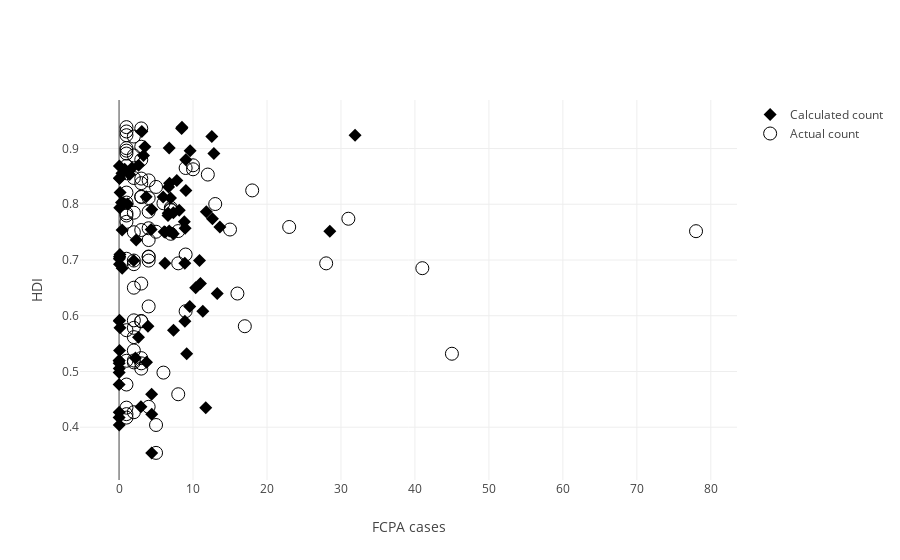

Notebook code for this chart:
### Code cell
import plotly.plotly as py
import plotly.graph_objs as go
trace1 = go.Scatter(
    x = df_hdi_with_all['Calc Count'],
    y = df_hdi_with_all['score'],
    text = df_hdi_with_all['Legend'],
    mode='markers',
    marker=dict(size=10, color='black', symbol='diamond'),
    name = 'Calculated count'
)

trace2 = go.Scatter(
    x = df_hdi_with_all['Count'],
    y = df_hdi_with_all['score'],
    text = df_hdi_with_all['Legend'],
    mode='markers',
    marker=dict(size=13, color ='black', symbol = "circle-open"),
    name = 'Actual count'
)

layout = go.Layout(
    xaxis=dict(
        title = 'FCPA cases'
    ),
    yaxis=dict(
        title = 'HDI'
    )
)
data = [trace1, trace2]
plotly.offline.init_notebook_mode(connected=True)

plotly.offline.iplot({'data':data, 'layout': layout}, filename='HDI vs fcpa', config={'showLink': False})

### Figure 1 — Plotly figure (JSON) as saved in the notebook; plotly's stock layout.template omitted (floating-point values rounded to 4 significant figures)
{"data": [{"marker": {"color": "black", "size": 10, "symbol": "diamond"}, "mode": "markers", "name": "Calculated count", "text": ["pm 11.0<br>cti 7.0<br>rt 8.0", "pm 2.0<br>cti 7.0<br>rt 8.0", "pm 2.0<br>cti 7.0<br>rt 8.0", "pm 0.0<br>cti 5.4<br>rt 7.6", "pm 10.0<br>cti 8.0<br>rt 8.0", "pm 4.0<br>cti 9.0<br>rt 7.0", "pm 2.0<br>cti 8.0<br>rt 8.0", "pm 13.0<br>cti 6.0<br>rt 8.0", "pm 14.0<br>cti 8.0<br>rt 8.0", "pm 4.0<br>cti 5.0<br>rt 8.0", "pm 7.0<br>cti 7.0<br>rt 7.0", "pm 3.0<br>cti 7.0<br>rt 7.0", "pm 0.0<br>cti 7.0<br>rt 8.0", "pm 1.0<br>cti 7.0<br>rt 7.0", "pm 0.0<br>cti 7.0<br>rt 8.0", "pm 0.0<br>cti 4.0<br>rt 6.0", "pm 0.0<br>cti 7.0<br>rt 6.0", "pm 0.0<br>cti 7.0<br>rt 7.0", "pm 0.0<br>cti 4.0<br>rt 5.0", "pm 10.0<br>cti 2.0<br>rt 6.0", "pm 9.0<br>cti 7.0<br>rt 6.0", "pm 9.0<br>cti 6.0<br>rt 5.0", "pm 11.0<br>cti 7.0<br>rt 5.0", "pm 0.0<br>cti 4.0<br>rt 6.0", "pm 5.0<br>cti 9.0<br>rt 0.0", "pm 8.0<br>cti 9.0<br>rt 5.0", "pm 9.0<br>cti 7.0<br>rt 7.0", "pm 0.0<br>cti 8.0<br>rt 4.0", "pm 0.0<br>cti 7.0<br>rt 8.0", "pm 1.0<br>cti 8.0<br>rt 7.0", "pm 0.0<br>cti 2.0<br>rt 7.0", "pm 4.0<br>cti 7.0<br>rt 5.0", "pm 11.0<br>cti 6.0<br>rt 7.0", "pm 16.0<br>cti 6.0<br>rt 5.0", "pm 10.0<br>cti 7.0<br>rt 0.0", "pm 9.0<br>cti 2.0<br>rt 6.0", "pm 9.0<br>cti 8.0<br>rt 6.0", "pm 14.0<br>cti 4.0<br>rt 6.2", "pm 12.0<br>cti 6.0<br>rt 6.0", "pm 13.0<br>cti 8.0<br>rt 5.0", "pm 12.0<br>cti 6.0<br>rt 4.0", "pm 5.0<br>cti 7.0<br>rt 6.0", "pm 0.0<br>cti 2.0<br>rt 5.0", "pm 9.0<br>cti 2.0<br>rt 6.0", "pm 13.0<br>cti 9.0<br>rt 6.0", "pm 8.0<br>cti 9.0<br>rt 6.0", "pm 8.0<br>cti 3.0<br>rt 6.0", "pm 9.0<br>cti 6.0<br>rt 6.0", "pm 3.0<br>cti 5.0<br>rt 0.0", "pm 0.0<br>cti 5.0<br>rt 8.0", "pm 0.0<br>cti 0.0<br>rt 0.0", "pm 0.0<br>cti 1.0<br>rt 0.0", "pm 0.0<br>cti 2.0<br>rt 2.0", "pm 14.0<br>cti 4.0<br>rt 0.0", "pm 2.0<br>cti 7.0<br>rt 6.0", "pm 8.0<br>cti 7.0<br>rt 3.0", "pm 10.0<br>cti 5.0<br>rt 6.0", "pm 0.0<br>cti 4.0<br>rt 6.0", "pm 0.0<br>cti 2.0<br>rt 0.0", "pm 15.0<br>cti 4.0<br>rt 4.0", "pm 14.0<br>cti 3.0<br>rt 7.0", "pm 13.0<br>cti 6.0<br>rt 7.0", "pm 13.0<br>cti 2.0<br>rt 0.0", "pm 15.0<br>cti 6.0<br>rt 0.0", "pm 0.0<br>cti 2.0<br>rt 0.0", "pm 0.0<br>cti 2.0<br>rt 0.0", "pm 12.0<br>cti 4.0<br>rt 0.0", "pm 5.0<br>cti 4.0<br>rt 0.0", "pm 0.0<br>cti 3.0<br>rt 0.0", "pm 10.0<br>cti 5.0<br>rt 0.0", "pm 3.0<br>cti 5.0<br>rt 0.0", "pm 0.0<br>cti 2.0<br>rt 4.0", "pm 11.0<br>cti 7.0<br>rt 0.0", "pm 3.0<br>cti 4.0<br>rt 0.0", "pm 0.0<br>cti 3.0<br>rt 2.0", "pm 0.0<br>cti 3.0<br>rt 0.0", "pm 5.0<br>cti 5.0<br>rt 4.0", "pm 0.0<br>cti 2.0<br>rt 0.0", "pm 0.0<br>cti 2.0<br>rt 0.0", "pm 0.0<br>cti 0.0<br>rt 0.0", "pm 0.0<br>cti 3.0<br>rt 0.0", "pm 6.0<br>cti 2.0<br>rt 0.0", "pm 4.0<br>cti 1.0<br>rt 0.0", "pm 16.0<br>cti 1.0<br>rt 0.0", "pm 0.0<br>cti 2.0<br>rt 0.0", "pm 6.0<br>cti 2.0<br>rt 0.0", "pm 0.0<br>cti 1.0<br>rt 0.0", "pm 0.0<br>cti 2.0<br>rt 0.0", "pm 6.0<br>cti 2.0<br>rt 0.0"], "type": "scatter", "uid": "14e5d6e4-ca11-11e8-aee3-c48e8ff48516", "x": [8.505, 8.461, 3.077, 31.91, 12.54, 3.488, 6.78, 9.61, 12.82, 3.305, 9.025, 2.648, 0.03909, 1.744, 0.7627, 0.3883, 1.425, 0.06011, 0.06237, 7.806, 6.828, 6.695, 9.037, 0.1475, 3.67, 5.959, 6.955, 0.3284, 0.6171, 1.145, 0.09242, 4.419, 8.136, 11.79, 7.347, 6.644, 6.62, 12.62, 8.823, 13.63, 8.929, 4.346, 0.4172, 6.774, 28.49, 6.105, 6.239, 7.323, 2.314, 0.1155, 0.07968, 0.09037, 0.03788, 10.88, 1.986, 6.202, 8.89, 0.06242, 0.4253, 11.01, 10.36, 13.27, 9.554, 11.33, 0.06499, 0.02821, 8.902, 3.902, 0.1235, 7.358, 2.632, 0.06707, 9.143, 2.211, 0.007858, 0.0205, 3.709, 0.01692, 0.02909, 0.01634, 0.008077, 4.406, 2.959, 11.72, 0.02205, 4.418, 0.005568, 0.02901, 4.409], "y": [0.9384, 0.936, 0.9306, 0.9239, 0.9215, 0.9032, 0.9008, 0.8962, 0.891, 0.8876, 0.8798, 0.8699, 0.8688, 0.8651, 0.8628, 0.8556, 0.8533, 0.8471, 0.8461, 0.8429, 0.8378, 0.8311, 0.8248, 0.821, 0.8137, 0.813, 0.8112, 0.8031, 0.8018, 0.8004, 0.7939, 0.7906, 0.7893, 0.7867, 0.7849, 0.7839, 0.7798, 0.774, 0.7685, 0.7592, 0.757, 0.7547, 0.7538, 0.7519, 0.7517, 0.7507, 0.7498, 0.747, 0.7358, 0.7098, 0.7063, 0.7056, 0.7022, 0.699, 0.6989, 0.694, 0.694, 0.6925, 0.6853, 0.6577, 0.6503, 0.6398, 0.6167, 0.6082, 0.5917, 0.5906, 0.5899, 0.5812, 0.5783, 0.574, 0.5616, 0.5377, 0.5318, 0.5239, 0.5196, 0.5192, 0.5163, 0.5146, 0.5051, 0.4979, 0.4766, 0.4591, 0.4366, 0.4351, 0.4269, 0.4234, 0.4172, 0.404, 0.3539]}, {"marker": {"color": "black", "size": 13, "symbol": "circle-open"}, "mode": "markers", "name": "Actual count", "text": ["pm 11.0<br>cti 7.0<br>rt 8.0", "pm 2.0<br>cti 7.0<br>rt 8.0", "pm 2.0<br>cti 7.0<br>rt 8.0", "pm 0.0<br>cti 5.4<br>rt 7.6", "pm 10.0<br>cti 8.0<br>rt 8.0", "pm 4.0<br>cti 9.0<br>rt 7.0", "pm 2.0<br>cti 8.0<br>rt 8.0", "pm 13.0<br>cti 6.0<br>rt 8.0", "pm 14.0<br>cti 8.0<br>rt 8.0", "pm 4.0<br>cti 5.0<br>rt 8.0", "pm 7.0<br>cti 7.0<br>rt 7.0", "pm 3.0<br>cti 7.0<br>rt 7.0", "pm 0.0<br>cti 7.0<br>rt 8.0", "pm 1.0<br>cti 7.0<br>rt 7.0", "pm 0.0<br>cti 7.0<br>rt 8.0", "pm 0.0<br>cti 4.0<br>rt 6.0", "pm 0.0<br>cti 7.0<br>rt 6.0", "pm 0.0<br>cti 7.0<br>rt 7.0", "pm 0.0<br>cti 4.0<br>rt 5.0", "pm 10.0<br>cti 2.0<br>rt 6.0", "pm 9.0<br>cti 7.0<br>rt 6.0", "pm 9.0<br>cti 6.0<br>rt 5.0", "pm 11.0<br>cti 7.0<br>rt 5.0", "pm 0.0<br>cti 4.0<br>rt 6.0", "pm 5.0<br>cti 9.0<br>rt 0.0", "pm 8.0<br>cti 9.0<br>rt 5.0", "pm 9.0<br>cti 7.0<br>rt 7.0", "pm 0.0<br>cti 8.0<br>rt 4.0", "pm 0.0<br>cti 7.0<br>rt 8.0", "pm 1.0<br>cti 8.0<br>rt 7.0", "pm 0.0<br>cti 2.0<br>rt 7.0", "pm 4.0<br>cti 7.0<br>rt 5.0", "pm 11.0<br>cti 6.0<br>rt 7.0", "pm 16.0<br>cti 6.0<br>rt 5.0", "pm 10.0<br>cti 7.0<br>rt 0.0", "pm 9.0<br>cti 2.0<br>rt 6.0", "pm 9.0<br>cti 8.0<br>rt 6.0", "pm 14.0<br>cti 4.0<br>rt 6.2", "pm 12.0<br>cti 6.0<br>rt 6.0", "pm 13.0<br>cti 8.0<br>rt 5.0", "pm 12.0<br>cti 6.0<br>rt 4.0", "pm 5.0<br>cti 7.0<br>rt 6.0", "pm 0.0<br>cti 2.0<br>rt 5.0", "pm 9.0<br>cti 2.0<br>rt 6.0", "pm 13.0<br>cti 9.0<br>rt 6.0", "pm 8.0<br>cti 9.0<br>rt 6.0", "pm 8.0<br>cti 3.0<br>rt 6.0", "pm 9.0<br>cti 6.0<br>rt 6.0", "pm 3.0<br>cti 5.0<br>rt 0.0", "pm 0.0<br>cti 5.0<br>rt 8.0", "pm 0.0<br>cti 0.0<br>rt 0.0", "pm 0.0<br>cti 1.0<br>rt 0.0", "pm 0.0<br>cti 2.0<br>rt 2.0", "pm 14.0<br>cti 4.0<br>rt 0.0", "pm 2.0<br>cti 7.0<br>rt 6.0", "pm 8.0<br>cti 7.0<br>rt 3.0", "pm 10.0<br>cti 5.0<br>rt 6.0", "pm 0.0<br>cti 4.0<br>rt 6.0", "pm 0.0<br>cti 2.0<br>rt 0.0", "pm 15.0<br>cti 4.0<br>rt 4.0", "pm 14.0<br>cti 3.0<br>rt 7.0", "pm 13.0<br>cti 6.0<br>rt 7.0", "pm 13.0<br>cti 2.0<br>rt 0.0", "pm 15.0<br>cti 6.0<br>rt 0.0", "pm 0.0<br>cti 2.0<br>rt 0.0", "pm 0.0<br>cti 2.0<br>rt 0.0", "pm 12.0<br>cti 4.0<br>rt 0.0", "pm 5.0<br>cti 4.0<br>rt 0.0", "pm 0.0<br>cti 3.0<br>rt 0.0", "pm 10.0<br>cti 5.0<br>rt 0.0", "pm 3.0<br>cti 5.0<br>rt 0.0", "pm 0.0<br>cti 2.0<br>rt 4.0", "pm 11.0<br>cti 7.0<br>rt 0.0", "pm 3.0<br>cti 4.0<br>rt 0.0", "pm 0.0<br>cti 3.0<br>rt 2.0", "pm 0.0<br>cti 3.0<br>rt 0.0", "pm 5.0<br>cti 5.0<br>rt 4.0", "pm 0.0<br>cti 2.0<br>rt 0.0", "pm 0.0<br>cti 2.0<br>rt 0.0", "pm 0.0<br>cti 0.0<br>rt 0.0", "pm 0.0<br>cti 3.0<br>rt 0.0", "pm 6.0<br>cti 2.0<br>rt 0.0", "pm 4.0<br>cti 1.0<br>rt 0.0", "pm 16.0<br>cti 1.0<br>rt 0.0", "pm 0.0<br>cti 2.0<br>rt 0.0", "pm 6.0<br>cti 2.0<br>rt 0.0", "pm 0.0<br>cti 1.0<br>rt 0.0", "pm 0.0<br>cti 2.0<br>rt 0.0", "pm 6.0<br>cti 2.0<br>rt 0.0"], "type": "scatter", "uid": "14e5d6e5-ca11-11e8-9dcf-c48e8ff48516", "x": [1, 3, 1, 1, 2, 3, 1, 1, 1, 2, 3, 10, 1, 9, 10, 1, 12, 2, 3, 4, 3, 5, 18, 1, 3, 3, 4, 1, 6, 13, 7, 7, 7, 4, 2, 1, 1, 31, 1, 23, 4, 15, 3, 8, 78, 5, 2, 7, 4, 9, 4, 4, 1, 2, 4, 8, 28, 2, 41, 3, 2, 16, 4, 9, 2, 3, 3, 17, 2, 1, 2, 2, 45, 3, 2, 1, 2, 3, 3, 6, 1, 8, 4, 1, 2, 1, 1, 5, 5], "y": [0.9384, 0.936, 0.9306, 0.9239, 0.9215, 0.9032, 0.9008, 0.8962, 0.891, 0.8876, 0.8798, 0.8699, 0.8688, 0.8651, 0.8628, 0.8556, 0.8533, 0.8471, 0.8461, 0.8429, 0.8378, 0.8311, 0.8248, 0.821, 0.8137, 0.813, 0.8112, 0.8031, 0.8018, 0.8004, 0.7939, 0.7906, 0.7893, 0.7867, 0.7849, 0.7839, 0.7798, 0.774, 0.7685, 0.7592, 0.757, 0.7547, 0.7538, 0.7519, 0.7517, 0.7507, 0.7498, 0.747, 0.7358, 0.7098, 0.7063, 0.7056, 0.7022, 0.699, 0.6989, 0.694, 0.694, 0.6925, 0.6853, 0.6577, 0.6503, 0.6398, 0.6167, 0.6082, 0.5917, 0.5906, 0.5899, 0.5812, 0.5783, 0.574, 0.5616, 0.5377, 0.5318, 0.5239, 0.5196, 0.5192, 0.5163, 0.5146, 0.5051, 0.4979, 0.4766, 0.4591, 0.4366, 0.4351, 0.4269, 0.4234, 0.4172, 0.404, 0.3539]}], "layout": {"xaxis": {"title": "FCPA cases"}, "yaxis": {"title": "HDI"}}}
